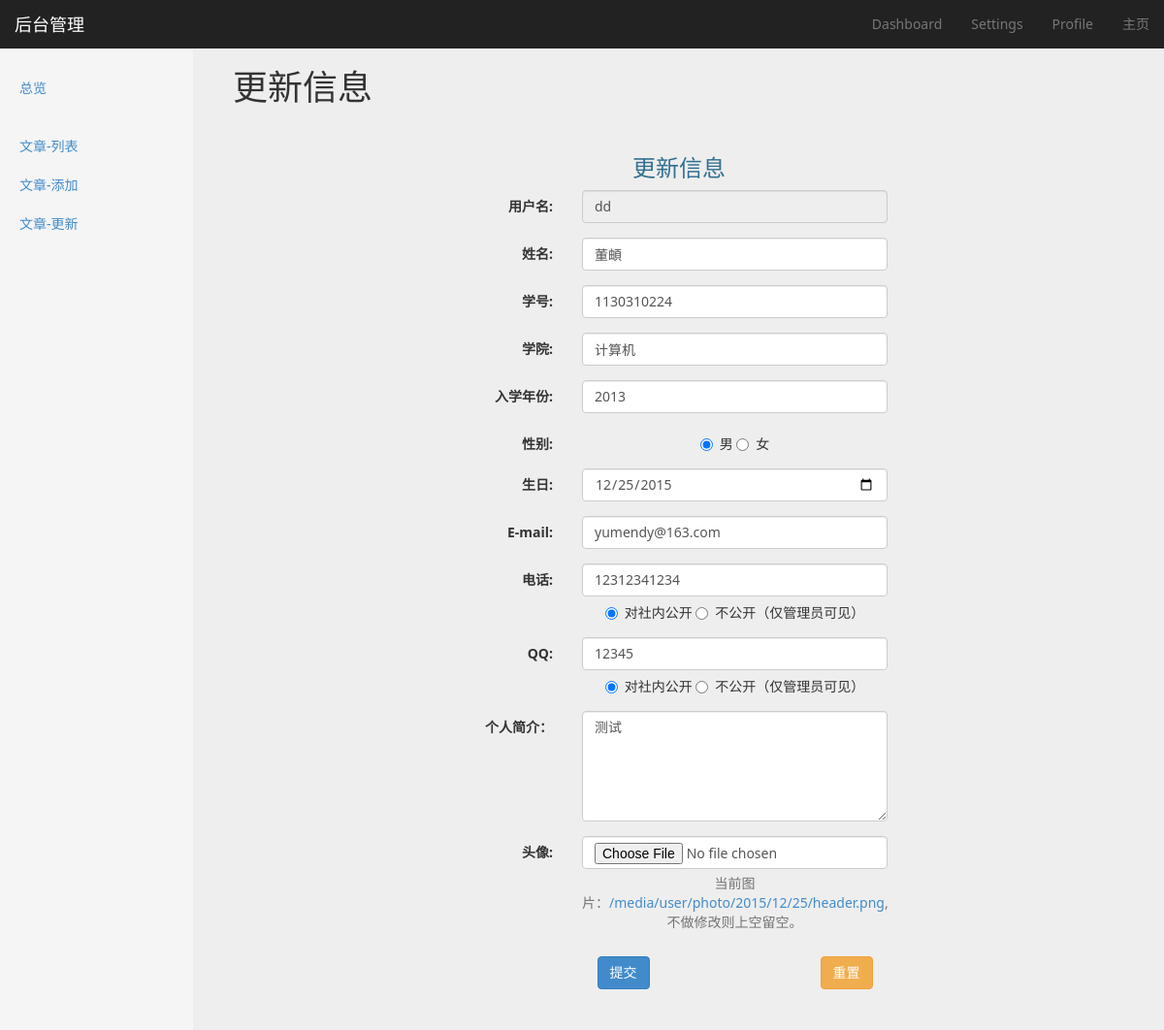
Page /authentication/user/4/update/ on the committed database.
### authentication/models.py (models this page shows, shortened)
class MyUser(models.Model):
    name = models.CharField(max_length=32)
    student_id = models.CharField(max_length=16)
    college = models.CharField(max_length=16)
    tel = models.CharField(max_length=11)
    is_public_tel = models.BooleanField(default=False)
    SEX_CHOICE = (
        ('M', u'男'),
        ('F', u'女'),
    )
    sex = models.CharField(max_length=1, choices=SEX_CHOICE)
    level = models.SmallIntegerField()
    birthday = models.DateField()
    qq = models.CharField(max_length=32, blank=True)
    is_public_qq = models.BooleanField(default=False)
    description = models.TextField(blank=True, null=True)
    photo = models.ImageField(upload_to='./user/photo/%Y/%m/%d/')
    is_publisher = models.BooleanField(default=False)
    is_admin = models.BooleanField(default=False)
    user = models.OneToOneField(User)

### authentication/views.py (the view, shortened to what this page needs)
# urls.py: url(r'^user/(?P<pk>[0-9]+)/update/$', views.UserUpdateView.as_view(), name='myuser-update'),
class UserUpdateView(UpdateView):
    model = MyUser
    fields = ['name', 'student_id', 'college', 'tel', 'is_public_tel', 'sex', 'level', 'birthday', 'qq', 'is_public_qq',
              'description', 'photo']
    template_name_suffix = '_update_form'
    success_url = reverse_lazy('homepage')
    context_object_name = 'myuser'
    def get_context_data(self, *args, **kwargs):
        context = super(UserUpdateView, self).get_context_data(**kwargs)
        context['active_page'] = 'myuser-update'
        return context

### templates/authentication/myuser_update_form.html (shortened to what this page needs)
{% extends 'website/backend/dashboard/dashboard_base.html' %}
{% block option-title %}更新信息{% endblock %}
{% block content %}
    <div class="col-md-12">
        <h3 class="text-center text-info">更新信息</h3>
        <div class="col-md-6 col-md-offset-3">
            <form class="form-horizontal" method="post" id="data-form" enctype="multipart/form-data">
                <div class="form-group">
                    <label for="username" class="col-sm-3 control-label">用户名:</label>
                    <div class="col-sm-9">
                        <input type="text" class="form-control" id="username" name="username" disabled value="{{ myuser.user.username }}">
                    </div>
                </div>
                <div class="form-group">
                    <label for="name" class="col-sm-3 control-label">姓名:</label>
                    <div class="col-sm-9">
                        <input type="text" class="form-control" id="name" name="name" value="{{ myuser.name }}" required>
                    </div>
                </div>
                <div class="form-group">
                    <label for="student_id" class="col-sm-3 control-label">学号:</label>
                    <div class="col-sm-9">
                        <input type="text" class="form-control" id="student_id" name="student_id" value="{{ myuser.student_id }}" required>
                    </div>
                </div>
                <div class="form-group">
                    <label for="college" class="col-sm-3 control-label">学院:</label>
                    <div class="col-sm-9">
                        <input type="text" class="form-control" id="college" name="college" value="{{ myuser.college }}" required>
                    </div>
                </div>
                <div class="form-group">
                    <label for="level" class="col-sm-3 control-label">入学年份:</label>
                    <div class="col-sm-9">
                        <input type="number" class="form-control" id="level" name="level" value="{{ myuser.level }}" required>
                    </div>
                </div>
                <div class="form-group">
                    <label for="sex" class="col-sm-3 control-label">性别:</label>
                    <div class="col-sm-9">
                        <div class="radio">
                            <label>
                                <input type="radio" name="sex" value="M" {% if myuser.sex == 'M' %}checked{% endif %}>
                                男
                            </label>
                            <label>
                                <input type="radio" name="sex" value="F" {% if myuser.sex == 'F' %}checked{% endif %}>
                                女
                            </label>
                        </div>
                    </div>
                </div>
                <div class="form-group">
                    <label for="birthday" class="col-sm-3 control-label">生日:</label>
                    <div class="col-sm-9">
                        <input type="date" class="form-control" id="birthday" name="birthday" value="{{ myuser.birthday|date:"Y-m-d" }}">
                    </div>
                </div>
                <div class="form-group">
                    <label for="email" class="col-sm-3 control-label">E-mail:</label>
                    <div class="col-sm-9">
                        <input type="email" class="form-control" id="email" name="email" required value="{{ myuser.user.email }}">
                    </div>
                </div>
                <div class="form-group">
                    <label for="tel" class="col-sm-3 control-label">电话:</label>
                    <div class="col-sm-9">
                        <input type="tel" class="form-control" id="tel" name="tel" required value="{{ myuser.tel }}">
                        <div class="radio">
                            <label>
                                <input type="radio" name="is_public_tel" value="True" {% if myuser.is_public_tel == True %}checked{% endif %}>
                                对社内公开
                            </label>
                            <label>
                                <input type="radio" name="is_public_tel" value="" {% if myuser.is_public_tel != True %}checked{% endif %}>
                                不公开（仅管理员可见）
                            </label>
                        </div>
                    </div>
                </div>
                <div class="form-group">
                    <label for="qq" class="col-sm-3 control-label">QQ:</label>
                    <div class="col-sm-9">
                        <input type="number" class="form-control" id="qq" name="qq" value="{{ myuser.qq }}">
                        <div class="radio">
                            <label>
                                <input type="radio" name="is_public_qq" value="True" {% if myuser.is_public_qq == True %}checked{% endif %}>
                                对社内公开
                            </label>
                            <label>
                                <input type="radio" name="is_public_qq" value="" {% if myuser.is_public_qq != True %}checked{% endif %}>
                                不公开（仅管理员可见）
                            </label>
                        </div>
                    </div>
                </div>
                <div class="form-group">
                    <label for="description" class="col-sm-3 control-label">个人简介：</label>
                    <div class="col-sm-9">
                        <textarea name="description" id="description" rows="5" wrap="hard" class="col-md-12 form-control">{{ myuser.description }}</textarea>
                    </div>
                </div>
                <div class="form-group">
                    <label for="photo" class="col-sm-3 control-label">头像:</label>
                    <div class="col-sm-9">
                        <input type="file" class="form-control" id="photo" name="photo" value="{{ myuser.photo }}">
                        <span class="help-block" id="helpBlock">当前图片：<a href="{% url 'media' myuser.photo %}">{% url 'media' myuser.photo %}</a>,不做修改则上空留空。</span>
                    </div>
                </div>
                <div class="form-group">
                    <div class="col-sm-offset-3 col-sm-3">
                        <button type="submit" class="btn btn-primary" id="submit-btn">提交</button>
                    </div>
                    <div class="col-sm-offset-3 col-sm-3">
                        <button type="reset" class="btn btn-warning">重置</button>
                    </div>
                </div>
            </form>
        </div>
    </div>
{% endblock %}

### website/static/css/main.css (style rules this page uses)
body { background-color: #eeeeee; font-family: "Segoe UI", "Microsoft YaHei UI", sans-serif, "Segoe MDL2 Assets", "Symbols"; }

### website/static/css/dashboard.css (style rules this page uses)
body { padding-top: 50px; }

### rows in the picture
MyUser: username "dd", name "董頔", student_id "1130310224", college "计算机", level "2013", sex "☑ 男", sex "☐ 女", birthday "12/25/2015", email "yumendy@163.com", tel "12312341234", is_public_tel "☑ 对社内公开", is_public_tel "☐ 不公开（仅管理员可见）", qq "12345", is_public_qq "☑ 对社内公开", is_public_qq "☐ 不公开（仅管理员可见）", description "测试", photo "/media/user/photo/2015/12/25/header.png"
